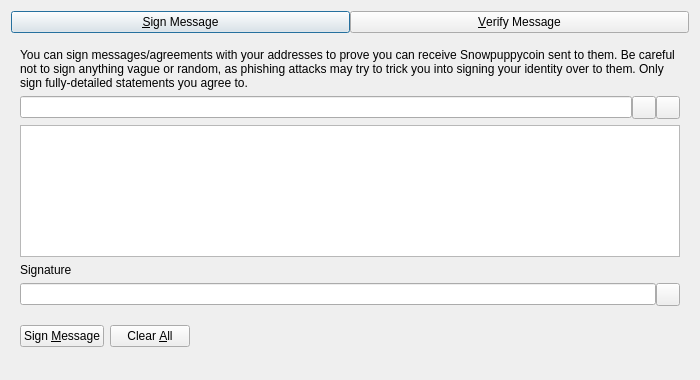
<?xml version="1.0" encoding="UTF-8"?>
<ui version="4.0">
 <class>SignVerifyMessageDialog</class>
 <widget class="QDialog" name="SignVerifyMessageDialog">
  <property name="geometry">
   <rect>
    <x>0</x>
    <y>0</y>
    <width>700</width>
    <height>380</height>
   </rect>
  </property>
  <property name="windowTitle">
   <string>Signatures - Sign / Verify a Message</string>
  </property>
  <property name="modal">
   <bool>true</bool>
  </property>
  <layout class="QVBoxLayout" name="verticalLayout">
   <item>
    <layout class="QHBoxLayout" name="horizontalLayout_Buttons_2">
     <property name="spacing">
      <number>0</number>
     </property>
     <property name="topMargin">
      <number>0</number>
     </property>
     <item>
      <widget class="QPushButton" name="btnSignMessage">
       <property name="text">
        <string>&amp;Sign Message</string>
       </property>
       <property name="checkable">
        <bool>true</bool>
       </property>
      </widget>
     </item>
     <item>
      <widget class="QPushButton" name="btnVerifyMessage">
       <property name="text">
        <string>&amp;Verify Message</string>
       </property>
       <property name="checkable">
        <bool>true</bool>
       </property>
      </widget>
     </item>
    </layout>
   </item>
   <item>
    <widget class="QStackedWidget" name="stackedWidgetSig">
     <property name="minimumSize">
      <size>
       <width>0</width>
       <height>0</height>
      </size>
     </property>
     <property name="currentIndex">
      <number>0</number>
     </property>
     <widget class="QWidget" name="pageSignMessage">
      <layout class="QVBoxLayout" name="verticalLayout_SM">
       <item>
        <widget class="QLabel" name="infoLabel_SM">
         <property name="text">
          <string>You can sign messages/agreements with your addresses to prove you can receive Snowpuppycoin sent to them. Be careful not to sign anything vague or random, as phishing attacks may try to trick you into signing your identity over to them. Only sign fully-detailed statements you agree to.</string>
         </property>
         <property name="textFormat">
          <enum>Qt::PlainText</enum>
         </property>
         <property name="wordWrap">
          <bool>true</bool>
         </property>
        </widget>
       </item>
       <item>
        <layout class="QHBoxLayout" name="horizontalLayout_1_SM">
         <property name="spacing">
          <number>0</number>
         </property>
         <item>
          <widget class="QValidatedLineEdit" name="addressIn_SM">
           <property name="toolTip">
            <string>The Snowpuppycoin address to sign the message with</string>
           </property>
          </widget>
         </item>
         <item>
          <widget class="QToolButton" name="addressBookButton_SM">
           <property name="toolTip">
            <string>Choose previously used address</string>
           </property>
           <property name="text">
            <string/>
           </property>
           <property name="shortcut">
            <string>Alt+A</string>
           </property>
          </widget>
         </item>
         <item>
          <widget class="QToolButton" name="pasteButton_SM">
           <property name="toolTip">
            <string>Paste address from clipboard</string>
           </property>
           <property name="text">
            <string/>
           </property>
           <property name="shortcut">
            <string>Alt+P</string>
           </property>
          </widget>
         </item>
        </layout>
       </item>
       <item>
        <widget class="QPlainTextEdit" name="messageIn_SM">
         <property name="toolTip">
          <string>Enter the message you want to sign here</string>
         </property>
        </widget>
       </item>
       <item>
        <widget class="QLabel" name="signatureLabel_SM">
         <property name="text">
          <string>Signature</string>
         </property>
         <property name="textFormat">
          <enum>Qt::PlainText</enum>
         </property>
        </widget>
       </item>
       <item>
        <layout class="QHBoxLayout" name="horizontalLayout_2_SM">
         <property name="spacing">
          <number>0</number>
         </property>
         <item>
          <widget class="QLineEdit" name="signatureOut_SM">
           <property name="readOnly">
            <bool>true</bool>
           </property>
          </widget>
         </item>
         <item>
          <widget class="QToolButton" name="copySignatureButton_SM">
           <property name="toolTip">
            <string>Copy the current signature to the system clipboard</string>
           </property>
           <property name="text">
            <string/>
           </property>
          </widget>
         </item>
        </layout>
       </item>
       <item>
        <layout class="QHBoxLayout" name="horizontalLayout_3_SM">
         <item>
          <widget class="QPushButton" name="signMessageButton_SM">
           <property name="toolTip">
            <string>Sign the message to prove you own this Snowpuppycoin address</string>
           </property>
           <property name="text">
            <string>Sign &amp;Message</string>
           </property>
           <property name="autoDefault">
            <bool>false</bool>
           </property>
          </widget>
         </item>
         <item>
          <widget class="QPushButton" name="clearButton_SM">
           <property name="toolTip">
            <string>Reset all sign message fields</string>
           </property>
           <property name="text">
            <string>Clear &amp;All</string>
           </property>
           <property name="autoDefault">
            <bool>false</bool>
           </property>
          </widget>
         </item>
         <item>
          <spacer name="horizontalSpacer_1_SM">
           <property name="orientation">
            <enum>Qt::Horizontal</enum>
           </property>
           <property name="sizeHint" stdset="0">
            <size>
             <width>40</width>
             <height>48</height>
            </size>
           </property>
          </spacer>
         </item>
         <item>
          <widget class="QLabel" name="statusLabel_SM">
           <property name="text">
            <string/>
           </property>
           <property name="wordWrap">
            <bool>true</bool>
           </property>
          </widget>
         </item>
         <item>
          <spacer name="horizontalSpacer_2_SM">
           <property name="orientation">
            <enum>Qt::Horizontal</enum>
           </property>
           <property name="sizeHint" stdset="0">
            <size>
             <width>40</width>
             <height>48</height>
            </size>
           </property>
          </spacer>
         </item>
        </layout>
       </item>
      </layout>
     </widget>
     <widget class="QWidget" name="pageVerifyMessage">
      <layout class="QVBoxLayout" name="verticalLayout_VM">
       <item>
        <widget class="QLabel" name="infoLabel_VM">
         <property name="text">
          <string>Enter the receiver's address, message (ensure you copy line breaks, spaces, tabs, etc. exactly) and signature below to verify the message. Be careful not to read more into the signature than what is in the signed message itself, to avoid being tricked by a man-in-the-middle attack. Note that this only proves the signing party receives with the address, it cannot prove sendership of any transaction!</string>
         </property>
         <property name="textFormat">
          <enum>Qt::PlainText</enum>
         </property>
         <property name="alignment">
          <set>Qt::AlignLeading|Qt::AlignLeft|Qt::AlignTop</set>
         </property>
         <property name="wordWrap">
          <bool>true</bool>
         </property>
        </widget>
       </item>
       <item>
        <layout class="QHBoxLayout" name="horizontalLayout_1_VM">
         <property name="spacing">
          <number>0</number>
         </property>
         <item>
          <widget class="QValidatedLineEdit" name="addressIn_VM">
           <property name="toolTip">
            <string>The Snowpuppycoin address the message was signed with</string>
           </property>
          </widget>
         </item>
         <item>
          <widget class="QToolButton" name="addressBookButton_VM">
           <property name="toolTip">
            <string>Choose previously used address</string>
           </property>
           <property name="text">
            <string/>
           </property>
           <property name="shortcut">
            <string>Alt+A</string>
           </property>
          </widget>
         </item>
        </layout>
       </item>
       <item>
        <widget class="QPlainTextEdit" name="messageIn_VM"/>
       </item>
       <item>
        <widget class="QValidatedLineEdit" name="signatureIn_VM"/>
       </item>
       <item>
        <layout class="QHBoxLayout" name="horizontalLayout_2_VM">
         <item>
          <widget class="QPushButton" name="verifyMessageButton_VM">
           <property name="toolTip">
            <string>Verify the message to ensure it was signed with the specified Snowpuppycoin address</string>
           </property>
           <property name="text">
            <string>Verify &amp;Message</string>
           </property>
           <property name="autoDefault">
            <bool>false</bool>
           </property>
          </widget>
         </item>
         <item>
          <widget class="QPushButton" name="clearButton_VM">
           <property name="toolTip">
            <string>Reset all verify message fields</string>
           </property>
           <property name="text">
            <string>Clear &amp;All</string>
           </property>
           <property name="autoDefault">
            <bool>false</bool>
           </property>
          </widget>
         </item>
         <item>
          <spacer name="horizontalSpacer_1_VM">
           <property name="orientation">
            <enum>Qt::Horizontal</enum>
           </property>
           <property name="sizeHint" stdset="0">
            <size>
             <width>40</width>
             <height>48</height>
            </size>
           </property>
          </spacer>
         </item>
         <item>
          <widget class="QLabel" name="statusLabel_VM">
           <property name="text">
            <string/>
           </property>
           <property name="wordWrap">
            <bool>true</bool>
           </property>
          </widget>
         </item>
         <item>
          <spacer name="horizontalSpacer_2_VM">
           <property name="orientation">
            <enum>Qt::Horizontal</enum>
           </property>
           <property name="sizeHint" stdset="0">
            <size>
             <width>40</width>
             <height>48</height>
            </size>
           </property>
          </spacer>
         </item>
        </layout>
       </item>
      </layout>
     </widget>
    </widget>
   </item>
  </layout>
 </widget>
 <customwidgets>
  <customwidget>
   <class>QValidatedLineEdit</class>
   <extends>QLineEdit</extends>
   <header>qt/qvalidatedlineedit.h</header>
  </customwidget>
 </customwidgets>
 <resources>
  <include location="../snowpuppycoin.qrc"/>
 </resources>
 <connections/>
</ui>
